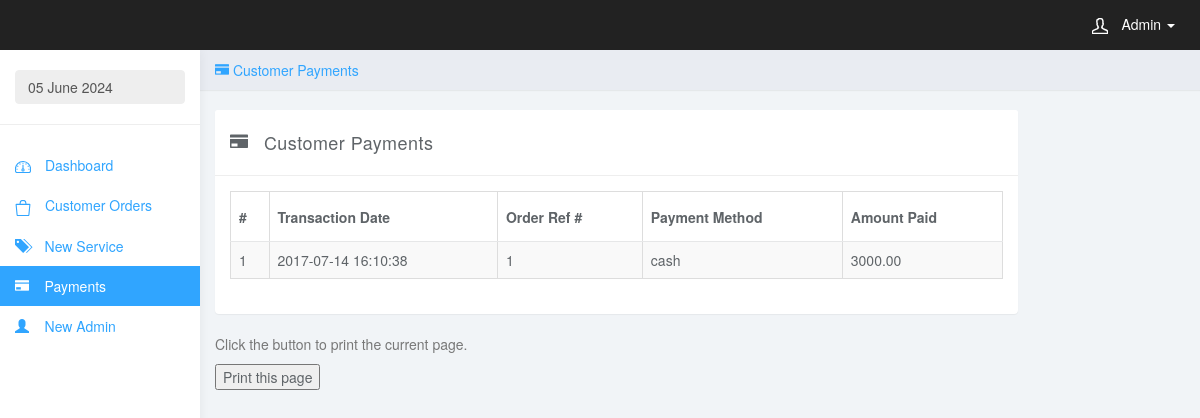
Screenshot of /app/payments.php (signed in) with the database file from the repository.
### tables this page shows
CREATE TABLE IF NOT EXISTS `users` (
  `id` int(11) NOT NULL AUTO_INCREMENT,
  `user_type` varchar(100) NOT NULL,
  `username` varchar(100) NOT NULL,
  `password` varchar(100) NOT NULL,
  PRIMARY KEY (`id`)
);

CREATE TABLE IF NOT EXISTS `payments` (
  `id` int(11) NOT NULL AUTO_INCREMENT,
  `trans_date` timestamp NOT NULL DEFAULT CURRENT_TIMESTAMP ON UPDATE CURRENT_TIMESTAMP,
  `order_ref` varchar(50) NOT NULL,
  `amnt_paid` decimal(10,2) NOT NULL,
  `payment_method` varchar(50) NOT NULL,
  `processed_by` varchar(50) NOT NULL,
  PRIMARY KEY (`id`),
  UNIQUE KEY `order_ref` (`order_ref`)
);

### app/payments.php (the view, shortened to what this page needs)
<!DOCTYPE html>
<html>
<head>
<link href="css/bootstrap.min.css" rel="stylesheet">
<link href="css/datepicker3.css" rel="stylesheet">
<link href="css/styles.css" rel="stylesheet">
</head>
<body>
	<nav class="navbar navbar-inverse navbar-fixed-top" role="navigation">
		<div class="container-fluid">
			<div class="navbar-header">
				<ul class="user-menu">
					<li class="dropdown pull-right">
						<a href="#" class="dropdown-toggle" data-toggle="dropdown"><svg class="glyph stroked male-user"><use xlink:href="#stroked-male-user"></use></svg>
						<?php
                                global $pdo;$curr_user = $pdo->prepare("SELECT * FROM users WHERE username = ?");
                                    $curr_user->bindValue(1,$_SESSION['sess_id']);
                                    $curr_user->execute();
                                         while($loggeduser = $curr_user->fetch(PDO::FETCH_OBJ)) {
                                        echo ucfirst($loggeduser->user_type);
                  }
                  ?>
                  <span class="caret"></span></a>
					</li>
				</ul>
			</div>
		</div>
	</nav>
	<div id="sidebar-collapse" class="col-sm-3 col-lg-2 sidebar">
		<form role="search">
			<div class="form-group">
				<input type="text" class="form-control" value="<?php $date = new DateTime('now', new DateTimeZone('Africa/Nairobi'));
				$dayDate = $date->format("d F Y"); echo $dayDate; ?>" readonly>
			</div>
		</form>
		<ul class="nav menu">
			<li class=""><a href="admin_home.php"><svg class="glyph stroked dashboard-dial"><use xlink:href="#stroked-dashboard-dial"></use></svg> Dashboard</a></li>
			<li class="parent ">
				<a href="#">
					<span data-toggle="collapse" href="#sub-item-1"><svg class="glyph stroked bag"><use xlink:href="#stroked-bag"></use></svg> Customer Orders</span></a>
			</li>
			<li class=""><a href="add_service.php"><i class="glyphicon glyphicon-tags"></i>&nbsp;&nbsp;&nbsp;  New Service</a></li>
			<li class="active"><a href="payments.php"><i class="glyphicon glyphicon-credit-card"></i>&nbsp;&nbsp;&nbsp;  Payments</a></li>
			<li class=""><a href="new_admin.php"><i class="glyphicon glyphicon-user"></i>&nbsp;&nbsp;&nbsp;  New Admin</a></li>
		</ul>
	</div>
	<div class="col-sm-9 col-sm-offset-3 col-lg-10 col-lg-offset-2 main">
		<div class="row">
			<ol class="breadcrumb">
				<li><a href="#"><i class="glyphicon glyphicon-credit-card"></i> Customer Payments</a> </li>
			</ol>
		</div>
		<br/>
			<div class="row">
			<div class="col-md-10">
			<div class="panel panel-default">
					<div class="panel-heading"><i class="glyphicon glyphicon-credit-card"></i> Customer Payments</div>
					<div class="panel-body">
					<?php
					global $pdo,$id;
					$order=$pdo->prepare("SELECT * FROM payments ORDER BY id DESC");
					$order->bindValue(1,$id);
					$order->execute();
					echo "<table cellpadding='0' cellspacing='0' border='0' class='table table-striped table-bordered'><thead><tr><th>#</th><th>Transaction Date</th><th>Order Ref #</th><th>Payment Method</th><th>Amount Paid</th></tr></thead>";
		 	 		while($rows = $order->fetch(PDO::FETCH_ASSOC)){
		 				 	$ref =  $rows['id'];
		 				 	$trans_date = $rows['trans_date'];
		 				 	$order_ref = $rows['order_ref'];
		 				 	$method = $rows['payment_method'];
		 				 	$amnt = $rows['amnt_paid'];
				echo "<tbody><tr><td>".$ref."</td><td>".$trans_date."</td><td>".$order_ref."</td><td>".$method."</td><td>".$amnt."</td></tr></tbody>";
		 	 	}
					echo "</table>";
					?>
					</div>
				</div>
				<!DOCTYPE html>
<html>
<body>
<p>Click the button to print the current page.</p>
<button onclick="myFunction()">Print this page</button>
</body>
</html>
			</div>
		</div>
	</div>
</body>
</html>

### app/css/styles.css (style rules this page uses)
body { background: #f1f4f7; padding-top: 50px; color: #5f6468; }
p { color: #777; }
a, a:hover, a:focus { color: #30a5ff; }
.form-control { border: 1px solid #eee; box-shadow: none; }
.panel { border: 0; }
.panel-heading { font-size: 18px; font-weight: 300; letter-spacing: 0.025em; height: 66px; line-height: 45px; }
.panel-default .panel-heading { background: #fff; border-bottom: 1px solid #eee; color: #5f6468; }
.navbar { border: 0; }
.user-menu { display: inline-block; margin-top: 14px; margin-right: 10px; float: right; list-style: none; padding: 0; }
.user-menu a { color: #fff; }
.sidebar { display: block; background-color: #fff; padding: 0; display: none; }
.sidebar form { padding: 20px 15px 5px 15px; border-bottom: 1px solid #eee; margin-bottom: 20px; }
@media (min-width: 768px) { .sidebar { display: block; position: fixed; top: 50px; bottom: 0; left: 0; z-index: 1000; display: block; margin: 0; padding: 0; overflow-x: hidden; overflow-y: auto; background-color: #fff; box-shadow: 1px 0px 10px rgba(0, 0, 0, .05); } }
@media (min-width: 768px) { .navbar-header { width: 100%; } }
.sidebar ul.nav .active a, .sidebar ul.nav li.parent a.active, .sidebar ul.nav .active > a:hover, .sidebar ul.nav li.parent a.active:hover, .sidebar ul.nav .active > a:focus, .sidebar ul.nav li.parent a.active:focus { color: #fff; background-color: #30a5ff; }
.breadcrumb { border-radius: 0; padding: 10px 15px; background: #e9ecf2; box-shadow: 0 1px 1px rgba(0, 0, 0, .05); margin: 0 ; }
.panel-heading .glyphicon { margin-right: 10px; }
.table { background: #fff; }
.table>thead>tr>th { border-bottom: 1px solid #e6e7e8; vertical-align: middle; height: 50px; }
.sidebar .glyph, .user-menu .glyph { height: 16px; width: 16px; margin: 0 10px 0 0; stroke-width: 3px; }
.user-menu .glyph { stroke-width: 4px; }

### rows the page displays
users: user_type "Admin"
payments: id "1", trans_date "2017-07-14 16:10:38", order_ref "1", payment_method "cash", amnt_paid "3000.00"
